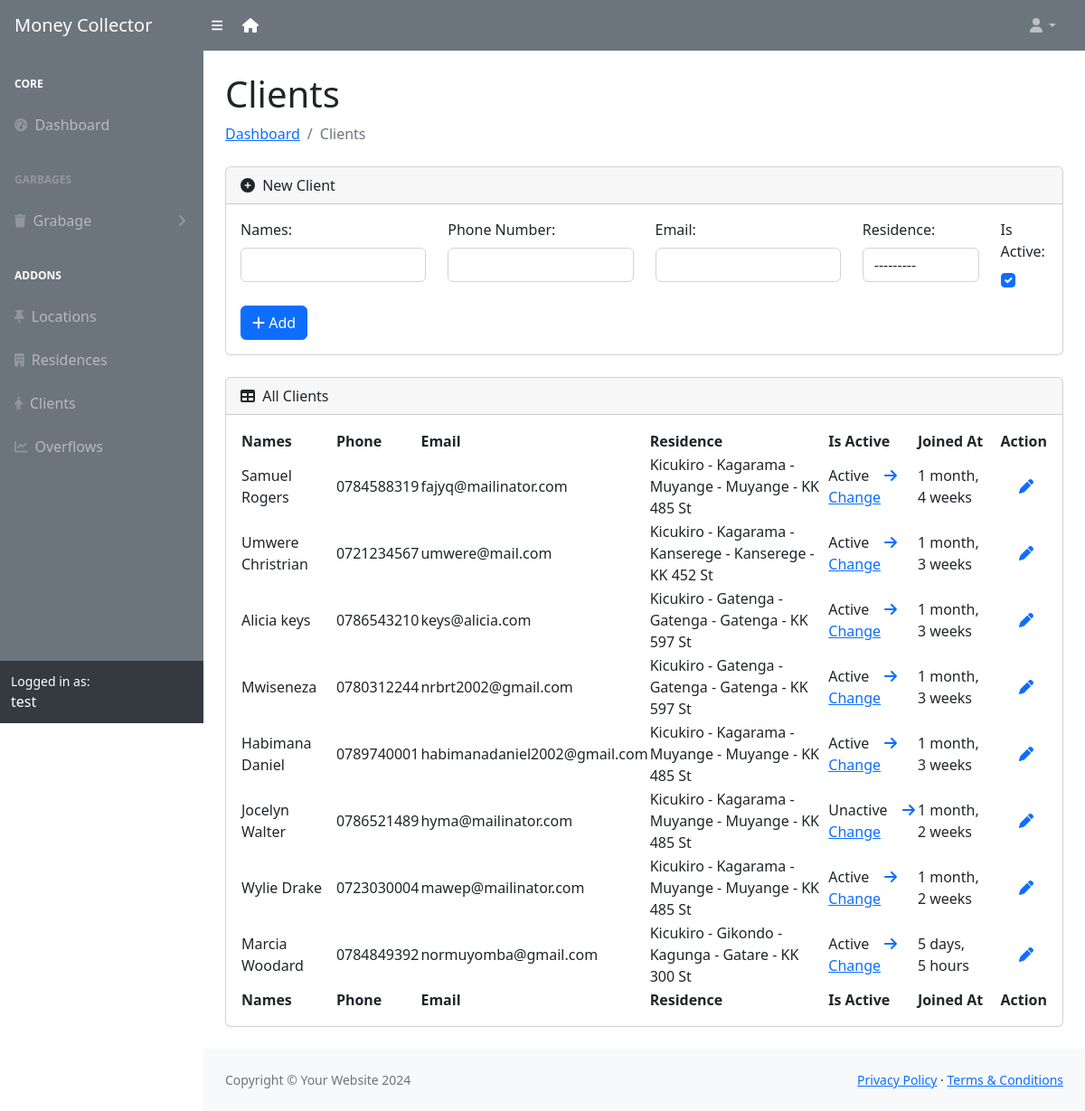
Page /clients/ (signed in) on the committed database.
### app/models.py (models this page shows, shortened)
class User(AbstractUser):
    class Role(models.TextChoices):
        MCOLLECTOR = "MCOLLECTOR", "Money Collector"
        ADMIN = "ADMIN", "Admin"
    role = models.CharField(max_length=50, choices=Role.choices)
    phone_number = models.CharField(validators=[phone_regex], max_length=13, unique=True, null=True)
    groups = models.ManyToManyField(
        'auth.Group',
        related_name='users',
        blank=True,
        help_text='The groups this user belongs to.'
    )
    user_permissions = models.ManyToManyField(
        'auth.Permission',
        related_name='users',
        blank=True,
        help_text='Specific permissions for this user.'
    )

class Clients(models.Model):
    names = models.CharField(max_length=254)
    phone = models.CharField(validators=[phone_regex], max_length=13, unique=True)
    email = models.EmailField(max_length=255, unique=True)
    residence = models.ForeignKey(Residence, on_delete=models.SET_NULL, null=True)
    is_active = models.BooleanField(default = 1)
    created_at = models.DateTimeField(auto_now_add=True)

class Residence(models.Model):
    location = models.ForeignKey(Location, on_delete=models.CASCADE)
    streetName = models.CharField(validators=[street_regex], max_length=9)
    gateNumber = models.CharField(max_length=10, null=True, blank=True)
    status = models.BooleanField(default = 1)
    created_at = models.DateTimeField(auto_now_add=True)
    class Meta:
        constraints = [UniqueConstraint(fields=['location', 'streetName', 'gateNumber'], name='unique_residence_combination')]
        ordering = ["created_at"]
    def __str__(self):
        return f"{self.location} - {self.streetName}"

class Location(models.Model):
    district = models.ForeignKey(District, on_delete=models.SET_NULL, null=True, blank=True)
    sector = models.ForeignKey(Sector, on_delete=models.SET_NULL, null=True, blank=True)
    cell = models.ForeignKey(Cell, on_delete=models.SET_NULL, null=True, blank=True)
    village = models.ForeignKey(Village, on_delete=models.SET_NULL, null=True, blank=True)
    created_at = models.DateTimeField(auto_now_add=True)
    class Meta:
        constraints = [UniqueConstraint(fields=['district', 'sector', 'cell', 'village'], name='unique_location_combination')]
        ordering = ["created_at"]
    def __str__(self):
        return f"{self.district} - {self.sector} - {self.cell} - {self.village}"

class District(models.Model):
    name = models.CharField(max_length=40)
    def __str__(self):
        return self.name

class Sector(models.Model):
    district = models.ForeignKey(District, on_delete=models.CASCADE)
    name = models.CharField(max_length=40)
    def __str__(self):
        return self.name

class Cell(models.Model):
    district = models.ForeignKey(District, on_delete=models.CASCADE)
    sector = models.ForeignKey(Sector, on_delete=models.CASCADE)
    name = models.CharField(max_length=40)
    def __str__(self):
        return self.name

class Village(models.Model):
    district = models.ForeignKey(District, on_delete=models.CASCADE)
    sector = models.ForeignKey(Sector, on_delete=models.CASCADE)
    cell = models.ForeignKey(Cell, on_delete=models.CASCADE)
    name = models.CharField(max_length=40)
    def __str__(self):
        return self.name

### app/views.py (the view)
# urls.py: path('clients/', views.clients, name="clients"),
@role_required(['ADMIN', 'MCOLLECTOR'])
def clients(request):
    clients = Clients.objects.all()
    if request.method == 'POST':
        form = ClientForm(request.POST)
        if form.is_valid():
            client = form.save()
            send_mail("Welcome garbege Collection", f"your Email was registred at the garabage collection website\n welcome to our community as we keep our homes clean\nThank you", settings.EMAIL_HOST_USER, [client.email])
            messages.success(request, f"New Client {client} Added")
            form = ClientForm()
        else:
            messages.error(request, f"{form.errors}")
    else:
        form = ClientForm()
    context = {'form': form, 'clients': clients}
    return render(request, 'adminn/clients.html', context)

### app/forms.py
class ClientForm(forms.ModelForm):
    class Meta:
        model = Clients
        fields = '__all__'
        widgets = {
            'names': forms.TextInput(attrs={'class': 'form-control'}),
            'phone': forms.TextInput(attrs={'class': 'form-control'}),
            'email': forms.EmailInput(attrs={'class': 'form-control'}),
            'residence': forms.Select(attrs={'class': 'form-control'}),
            'is_active': forms.CheckboxInput(attrs={'class': 'form-check-input'}),
        }

### app/views.py (called while the page is built)
def role_required(allowed_roles):
    def decorator(view_func):
        @wraps(view_func)
        def _wrapped_view(request, *args, **kwargs):
            if request.user.is_authenticated and request.user.role in allowed_roles:
                return view_func(request, *args, **kwargs)
            return redirect('403')
        return _wrapped_view
    return decorator

### app/templates/app/adminn/clients.html (shortened to what this page needs)
{% load static %}
{% if request.user.role == "ADMIN" %}
    {% include 'adminn/includes/header.html' %}
{% else %}
    {% include 'mcollector/includes/header.html' %}
{% endif %}
            <div id="layoutSidenav_content">
                <main>
                    <div class="container-fluid px-4">
                        <h1 class="mt-4">Clients</h1>
                        <ol class="breadcrumb mb-4">
                            <li class="breadcrumb-item active"><a href="{% url 'admin-home' %}">Dashboard</a></li>
                            <li class="breadcrumb-item active">Clients</li>
                        </ol>
                        <div class="card mb-4">
                            <div class="card-header">
                                <i class="fas fa-plus-circle me-1"></i>
                                New Client
                            </div>
                            <div class="card-body">
                                <form method="POST" class="row">
                                    <div class="col-md-3">
                                      <label for="names" class="form-label">Names:</label>
                                      {{ form.names }}
                                    </div>
                                    <div class="col-md-3">
                                        <label for="phone" class="form-label">Phone Number:</label>
                                        {{ form.phone }}
                                    </div>
                                    <div class="col-md-3">
                                        <label for="email" class="form-label">Email:</label>
                                        {{ form.email }}
                                    </div>
                                    <div class="col-md-2">
                                        <label for="residence" class="form-label">Residence:</label>
                                        {{ form.residence }}
                                    </div>
                                    <div class="col-md-1">
                                        <label for="is_active" class="form-label">Is Active:</label><br>
                                        {{ form.is_active }}
                                    </div>
                                    <div class="col-md-12 mt-3">
                                        <button type="submit" class="btn btn-primary"><i class="fas fa-plus"></i> Add</button>
                                      </div>
                                </form>
                            </div>
                        </div>
                        <div class="card mb-4">
                            <div class="card-header">
                                <i class="fas fa-table me-1"></i>
                                All Clients
                            </div>
                            <div class="card-body">
                              <table id="datatablesSimple">
                                <thead>
                                    <tr>
                                        <th>Names</th>
                                        <th>Phone</th>
                                        <th>Email</th>
                                        <th>Residence</th>
                                        <th>Is Active</th>
                                        <th>Joined At</th>
                                        <th>Action</th>
                                    </tr>
                                </thead>
                                <tfoot>
                                    <tr>
                                        <th>Names</th>
                                        <th>Phone</th>
                                        <th>Email</th>
                                        <th>Residence</th>
                                        <th>Is Active</th>
                                        <th>Joined At</th>
                                        <th>Action</th>
                                    </tr>
                                </tfoot>
                                <tbody>
                                    {% for client in clients %}
                                    <tr>
                                        <td>{{ client.names }}</td>
                                        <td>{{ client.phone }}</td>
                                        <td>{{ client.email }}</td>
                                        <td>{{ client.residence }}</td>
                                        {%  if client.is_active %}
                                            <td>Active &nbsp; &nbsp;<a href="{% url 'change-clients' client.id %}"><i class="fa fa-arrow-right"></i> Change </a></td>
                                        {% else %}
                                            <td>Unactive &nbsp; &nbsp;<a href="{% url 'change-clients' client.id %}"><i class="fa fa-arrow-right"></i> Change </a></td>
                                        {% endif %}
                                        <td>{{ client.created_at | timesince  }}</td>
                                        <td>
                                            &nbsp; &nbsp; &nbsp;<a href="{% url 'edit-client' client.id %}"><i class="fa fa-pen"></i></a>
                                        </td>
                                    </tr>
                                    {% endfor %}
                                </tbody>
                              </table>
                              </div>
                          </div>
                    </div>
                </main>
{% include 'adminn/includes/footer.html' %}

### app/templates/app/mcollector/includes/header.html (shortened to what this page needs)
{% load static %}
<!DOCTYPE html>
<html lang="en">
    <head>
        <link href="https://cdn.jsdelivr.net/npm/simple-datatables@7.1.2/dist/style.min.css" rel="stylesheet" />
        <link href="{% static 'adminn/css/styles.css' %}" rel="stylesheet" />
    </head>
    <body class="sb-nav-fixed">
        <nav class="sb-topnav navbar navbar-expand navbar-dark bg-secondary">
            <a class="navbar-brand ps-3" href="{% url 'admin-home' %}">Money Collector</a>
            <button class="btn btn-link btn-sm order-1 order-lg-0 me-4 me-lg-0" id="sidebarToggle" href="#!"><i class="fas fa-bars text-white"></i></button>&nbsp;&nbsp;&nbsp;
            <a href="/" class="text-white"><i class="fas fa-house"></i></a>
            <ul class="navbar-nav ms-auto ms-md-0 me-3 me-lg-4">
                <li class="nav-item dropdown">
                    <a class="nav-link dropdown-toggle" id="navbarDropdown" href="#" role="button" data-bs-toggle="dropdown" aria-expanded="false"><i class="fas fa-user fa-fw"></i></a>
                </li>
            </ul>
        </nav>
        <div id="layoutSidenav">
            <div id="layoutSidenav_nav">
                <nav class="sb-sidenav accordion sb-sidenav-dark bg-secondary " id="sidenavAccordion">
                    <div class="sb-sidenav-menu">
                        <div class="nav">
                            <div class="sb-sidenav-menu-heading text-white">Core</div>
                            <a class="nav-link" href="{% url 'admin-home' %}">
                                <div class="sb-nav-link-icon"><i class="fas fa-tachometer-alt"></i></div>
                                Dashboard
                            </a>
                            <div class="sb-sidenav-menu-heading">Garbages</div>
                            <a class="nav-link collapsed" href="#" data-bs-toggle="collapse" data-bs-target="#collapseLayouts" aria-expanded="false" aria-controls="collapseLayouts">
                                <div class="sb-nav-link-icon"><i class="fas fa-trash"></i></div>
                                Grabage
                                <div class="sb-sidenav-collapse-arrow"><i class="fas fa-angle-down"></i></div>
                            </a>
                            <div class="sb-sidenav-menu-heading text-white">Addons</div>
                            <a class="nav-link" href="{% url 'locations' %}">
                                <div class="sb-nav-link-icon"><i class="fas fa-thumb-tack"></i></div>
                                Locations
                            </a>
                            <a class="nav-link" href="{% url 'residence' %}">
                                <div class="sb-nav-link-icon"><i class="fas fa-building"></i></div>
                                Residences
                            </a>
                            <a class="nav-link" href="{% url 'clients' %}">
                                <div class="sb-nav-link-icon"><i class="fas fa-male"></i></div>
                                Clients
                            </a>
                            <a class="nav-link" href="{% url 'overflow' %}">
                                <div class="sb-nav-link-icon"><i class="fas fa-line-chart"></i></div>
                                Overflows
                            </a>
                        </div>
                    </div>
                    <div class="sb-sidenav-footer text-white">
                        <div class="small">Logged in as:</div>
                        {{ request.user }}
                    </div>
                </nav>
            </div>

### rows in the picture
User: user "test"
Clients: names "Samuel Rogers", phone "0784588319", email "fajyq@mailinator.com", residence "Kicukiro - Kagarama - Muyange - Muyange - KK 485 St", is_active "Active", created_at "1 month, 4 weeks"
Clients: names "Umwere Christrian", phone "0721234567", email "umwere@mail.com", residence "Kicukiro - Kagarama - Kanserege - Kanserege - KK 452 St", is_active "Active", created_at "1 month, 3 weeks"
Clients: names "Alicia keys", phone "0786543210", email "keys@alicia.com", residence "Kicukiro - Gatenga - Gatenga - Gatenga - KK 597 St", is_active "Active", created_at "1 month, 3 weeks"
Clients: names "Mwiseneza", phone "0780312244", email "nrbrt2002@gmail.com", residence "Kicukiro - Gatenga - Gatenga - Gatenga - KK 597 St", is_active "Active", created_at "1 month, 3 weeks"
Clients: names "Habimana Daniel", phone "0789740001", email "habimanadaniel2002@gmail.com", residence "Kicukiro - Kagarama - Muyange - Muyange - KK 485 St", is_active "Active", created_at "1 month, 3 weeks"
Clients: names "Jocelyn Walter", phone "0786521489", email "hyma@mailinator.com", residence "Kicukiro - Kagarama - Muyange - Muyange - KK 485 St", is_active "Unactive", created_at "1 month, 2 weeks"
Clients: names "Wylie Drake", phone "0723030004", email "mawep@mailinator.com", residence "Kicukiro - Kagarama - Muyange - Muyange - KK 485 St", is_active "Active", created_at "1 month, 2 weeks"
Clients: names "Marcia Woodard", phone "0784849392", email "normuyomba@gmail.com", residence "Kicukiro - Gikondo - Kagunga - Gatare - KK 300 St", is_active "Active", created_at "5 days, 5 hours"
